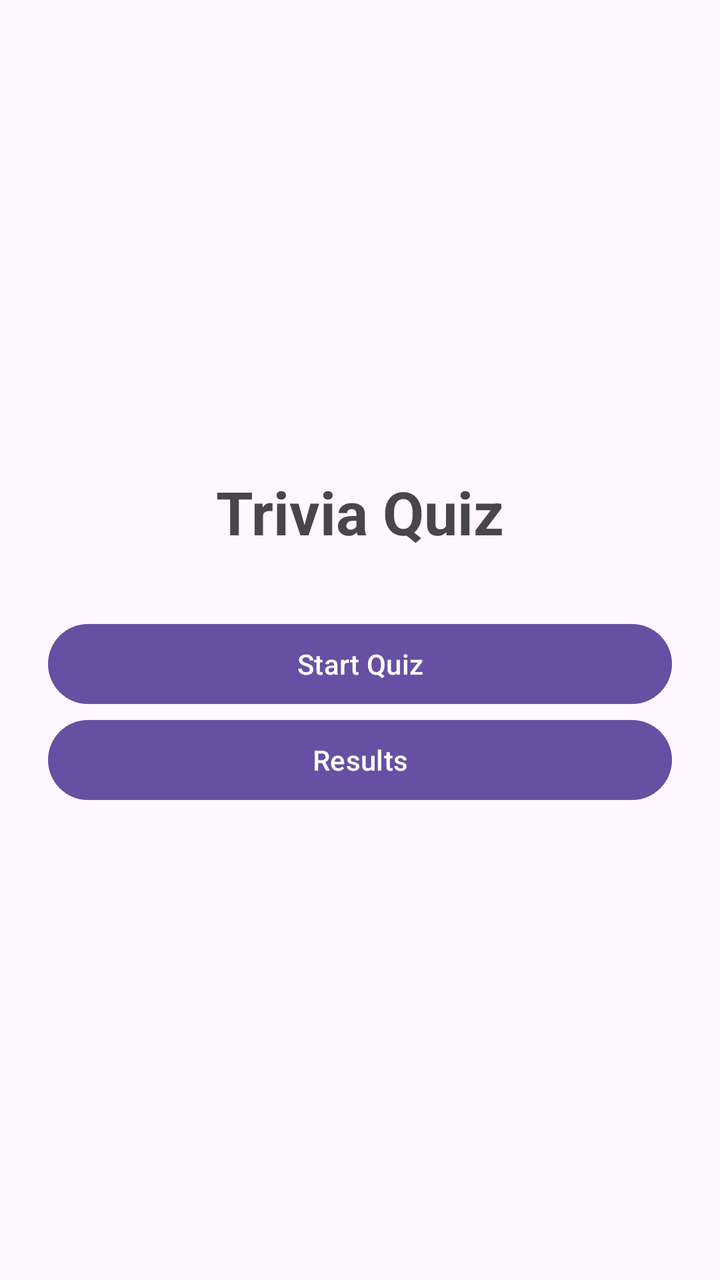
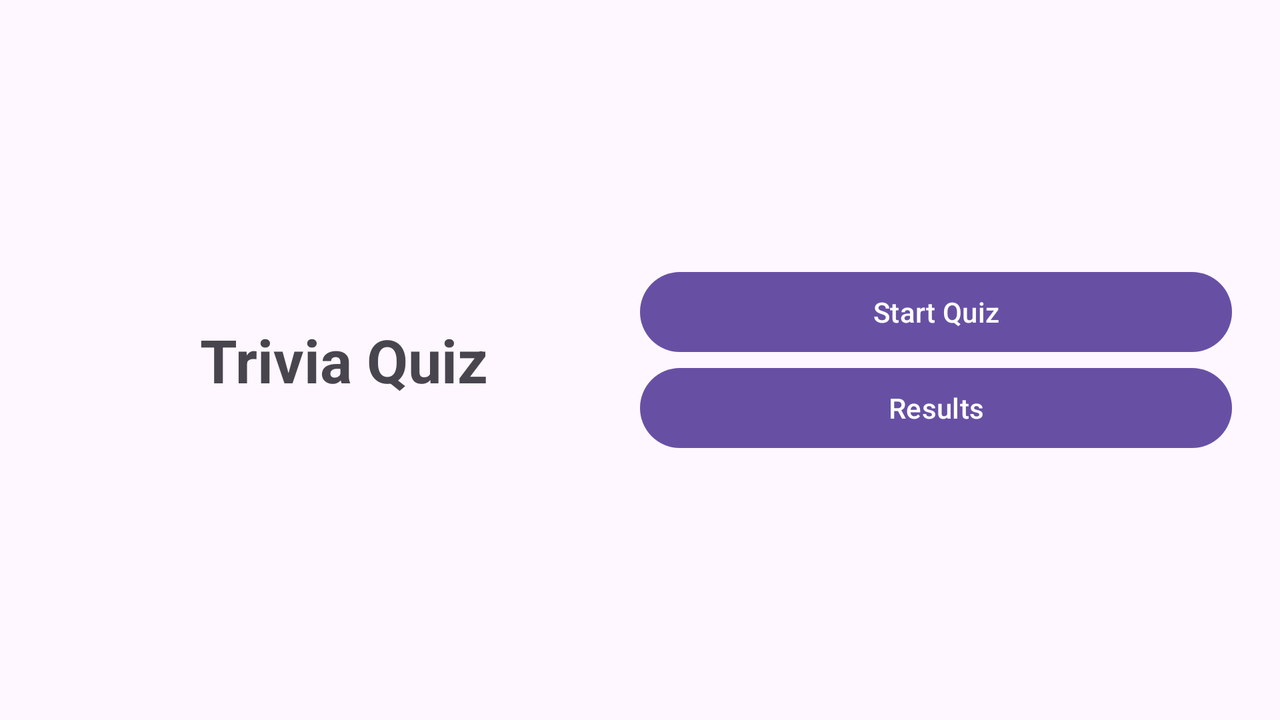

First picture: res/layout/ on a phone held upright. Second picture: the repository's own variant of that layout, on a device whose configuration matches the variant's folder. Source for both follows.
<!-- AndroidManifest.xml: application theme Theme.TriviaQuizJava -->
<!-- res/layout/activity_main.xml -->
<?xml version="1.0" encoding="utf-8"?>
<LinearLayout xmlns:android="http://schemas.android.com/apk/res/android"
    android:layout_width="match_parent"
    android:layout_height="match_parent"
    android:orientation="vertical"
    android:gravity="center"
    android:padding="24dp">

    <TextView
        android:layout_width="wrap_content"
        android:layout_height="wrap_content"
        android:text="@string/app_name"
        android:textSize="30sp"
        android:textStyle="bold"
        android:layout_marginBottom="32dp"/>

    <Button
        android:id="@+id/btnStart"
        android:layout_width="match_parent"
        android:layout_height="wrap_content"
        android:text="@string/start_quiz"/>

    <Button
        android:id="@+id/btnResults"
        android:layout_width="match_parent"
        android:layout_height="wrap_content"
        android:text="@string/results"/>

</LinearLayout>
<!-- resources referenced by this layout -->
<resources>
  <string name="app_name">Trivia Quiz</string>
  <string name="results">Results</string>
  <string name="start_quiz">Start Quiz</string>
  <style name="Theme.TriviaQuizJava" parent="Base.Theme.TriviaQuizJava" />
  <style name="Base.Theme.TriviaQuizJava" parent="Theme.Material3.DayNight.NoActionBar">
          
          
      </style>
</resources>
<!-- res/layout-land/activity_main.xml (the repository's variant of the layout above) -->
<!-- drawn on the phone turned sideways -->
<?xml version="1.0" encoding="utf-8"?>
<LinearLayout xmlns:android="http://schemas.android.com/apk/res/android"
    android:layout_width="match_parent"
    android:layout_height="match_parent"
    android:orientation="horizontal"
    android:gravity="center"
    android:padding="24dp">

    <TextView
        android:layout_width="0dp"
        android:layout_height="wrap_content"
        android:layout_weight="1"
        android:gravity="center"
        android:text="@string/app_name"
        android:textSize="30sp"
        android:textStyle="bold"/>

    <LinearLayout
        android:layout_width="0dp"
        android:layout_height="wrap_content"
        android:layout_weight="1"
        android:orientation="vertical">

        <Button
            android:id="@+id/btnStart"
            android:layout_width="match_parent"
            android:layout_height="wrap_content"
            android:text="@string/start_quiz"/>

        <Button
            android:id="@+id/btnResults"
            android:layout_width="match_parent"
            android:layout_height="wrap_content"
            android:text="@string/results"/>

    </LinearLayout>

</LinearLayout>
